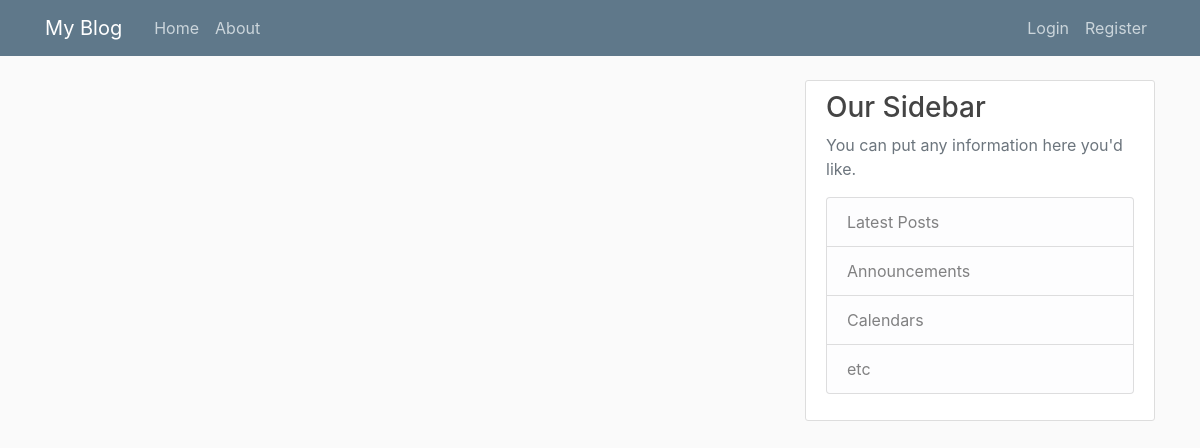
Before: / with the older database file.
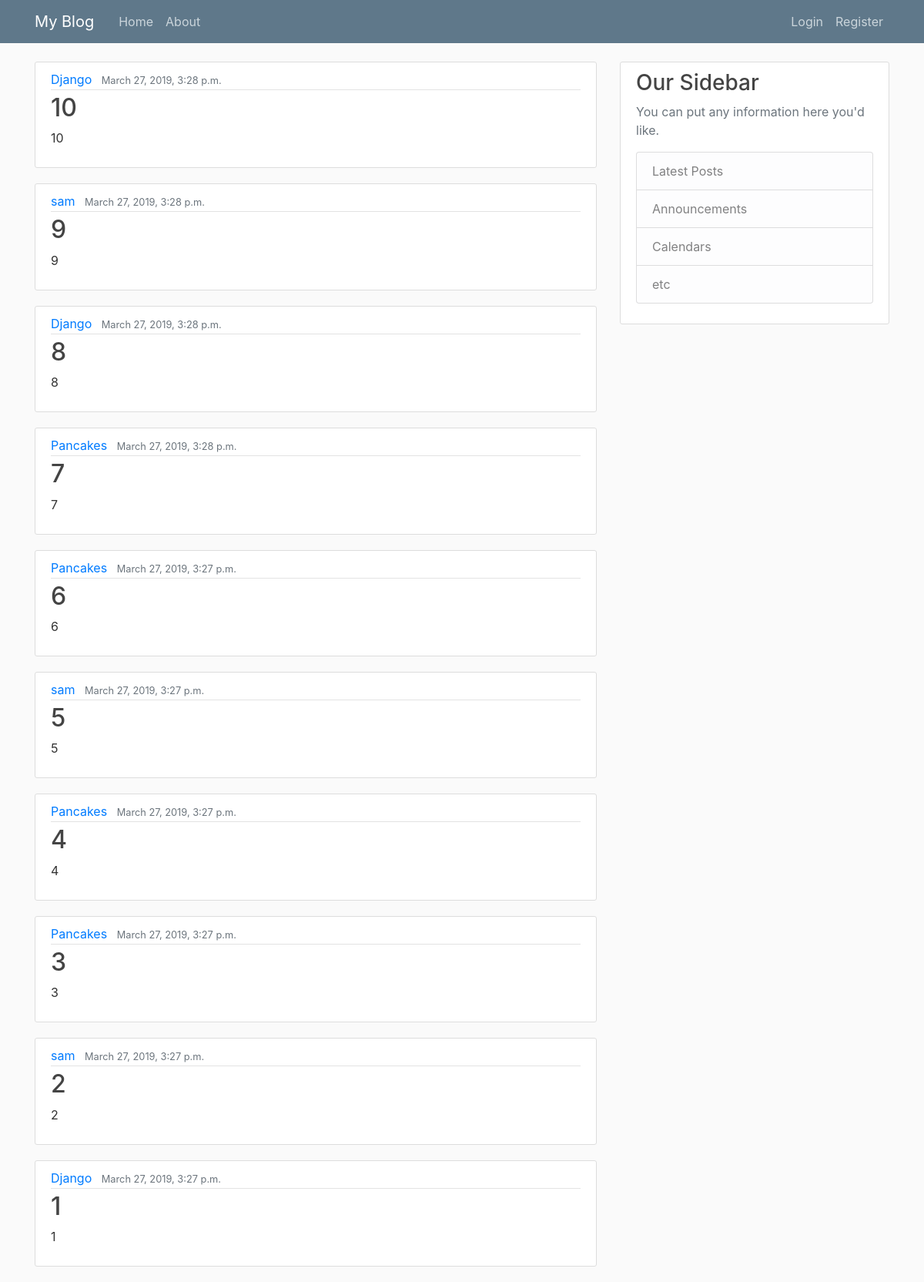
After: the same page with the newer database file.
### blog/models.py (models this page shows, shortened)
class Post(models.Model):
    title = models.CharField(max_length = 100)
    content = models.TextField()
    date_posted = models.DateTimeField(default=timezone.now)
    author = models.ForeignKey(User, on_delete=models.CASCADE)

### blog/views.py (the view)
# urls.py: path('', PostListView.as_view(), name='blog-home'),
class PostListView(ListView):
    model = Post
    template_name = 'blog/home.html'
    context_object_name = 'posts'
    ordering = ['-date_posted']
    paginate_by = 10

### blog/templates/blog/home.html
{% extends "blog/base.html" %}
{% block content %}
    {% for post in posts %}
    <article class="media content-section">
      <div class="media-body">
        <div class="article-metadata">
          <a class="mr-2" href="#">{{ post.author }}</a>
          <small class="text-muted">{{ post.date_posted }}</small>
        </div>
        <h2><a class="article-title" href="#">{{ post.title }}</a></h2>
        <p class="article-content">{{ post.content }}</p>
      </div>
    </article>
    {% endfor %}
{% endblock content %}

Changed rows visible on the page:
added Post: author "Django", date_posted "March 27, 2019, 3:28 p.m.", title "10", content "10"
added Post: author "sam", date_posted "March 27, 2019, 3:28 p.m.", title "9", content "9"
added Post: author "Django", date_posted "March 27, 2019, 3:28 p.m.", title "8", content "8"
added Post: author "Pancakes", date_posted "March 27, 2019, 3:28 p.m.", title "7", content "7"
added Post: author "Pancakes", date_posted "March 27, 2019, 3:27 p.m.", title "6", content "6"
added Post: author "sam", date_posted "March 27, 2019, 3:27 p.m.", title "5", content "5"
added Post: author "Pancakes", date_posted "March 27, 2019, 3:27 p.m.", title "4", content "4"
added Post: author "Pancakes", date_posted "March 27, 2019, 3:27 p.m.", title "3", content "3"
added Post: author "sam", date_posted "March 27, 2019, 3:27 p.m.", title "2", content "2"
added Post: author "Django", date_posted "March 27, 2019, 3:27 p.m.", title "1", content "1"
